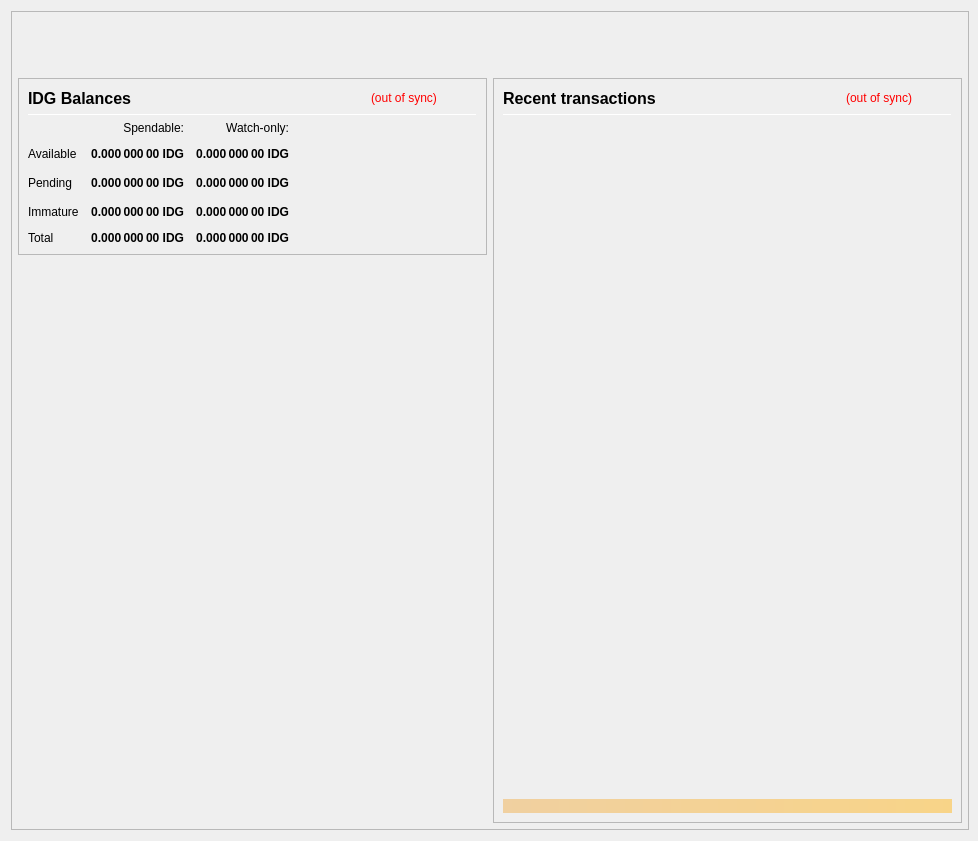
<?xml version="1.0" encoding="UTF-8"?>
<ui version="4.0">
 <class>OverviewPage</class>
 <widget class="QWidget" name="OverviewPage">
  <property name="geometry">
   <rect>
    <x>0</x>
    <y>0</y>
    <width>978</width>
    <height>841</height>
   </rect>
  </property>
  <property name="minimumSize">
   <size>
    <width>960</width>
    <height>682</height>
   </size>
  </property>
  <property name="font">
   <font>
    <weight>50</weight>
    <bold>false</bold>
   </font>
  </property>
  <property name="windowTitle">
   <string>Form</string>
  </property>
  <layout class="QVBoxLayout" name="topLayout" stretch="0">
   <property name="rightMargin">
    <number>9</number>
   </property>
   <item>
    <widget class="QFrame" name="frame_BG">
     <property name="minimumSize">
      <size>
       <width>850</width>
       <height>610</height>
      </size>
     </property>
     <property name="maximumSize">
      <size>
       <width>16777215</width>
       <height>16777215</height>
      </size>
     </property>
     <property name="frameShape">
      <enum>QFrame::StyledPanel</enum>
     </property>
     <property name="frameShadow">
      <enum>QFrame::Raised</enum>
     </property>
     <layout class="QVBoxLayout" name="verticalLayout_3" stretch="0">
      <property name="leftMargin">
       <number>0</number>
      </property>
      <property name="topMargin">
       <number>0</number>
      </property>
      <property name="rightMargin">
       <number>0</number>
      </property>
      <property name="bottomMargin">
       <number>6</number>
      </property>
      <item>
       <layout class="QVBoxLayout" name="verticalLayout_Master" stretch="0,1">
        <property name="leftMargin">
         <number>0</number>
        </property>
        <property name="topMargin">
         <number>0</number>
        </property>
        <property name="rightMargin">
         <number>0</number>
        </property>
        <property name="bottomMargin">
         <number>0</number>
        </property>
        <item>
         <widget class="QFrame" name="frame_Header">
          <layout class="QVBoxLayout" name="verticalLayout_Header" stretch="0">
           <property name="leftMargin">
            <number>0</number>
           </property>
           <property name="topMargin">
            <number>0</number>
           </property>
           <property name="rightMargin">
            <number>0</number>
           </property>
           <property name="bottomMargin">
            <number>0</number>
           </property>
           <item>
            <layout class="QHBoxLayout" name="horizontalLayout_Header" stretch="1,0">
             <property name="spacing">
              <number>6</number>
             </property>
             <item>
              <spacer name="horizontalSpacer_Header">
               <property name="orientation">
                <enum>Qt::Horizontal</enum>
               </property>
               <property name="sizeHint" stdset="0">
                <size>
                 <width>40</width>
                 <height>20</height>
                </size>
               </property>
              </spacer>
             </item>
             <item>
              <widget class="QLabel" name="labelOverviewHeaderRight">
               <property name="minimumSize">
                <size>
                 <width>464</width>
                 <height>60</height>
                </size>
               </property>
               <property name="maximumSize">
                <size>
                 <width>16777215</width>
                 <height>60</height>
                </size>
               </property>
               <property name="font">
                <font>
                 <pointsize>14</pointsize>
                </font>
               </property>
               <property name="text">
                <string/>
               </property>
               <property name="alignment">
                <set>Qt::AlignRight|Qt::AlignTrailing|Qt::AlignVCenter</set>
               </property>
              </widget>
             </item>
            </layout>
           </item>
          </layout>
         </widget>
        </item>
        <item>
         <widget class="QFrame" name="frame_Content">
          <layout class="QVBoxLayout" name="verticalLayout_Content">
           <property name="leftMargin">
            <number>6</number>
           </property>
           <property name="topMargin">
            <number>0</number>
           </property>
           <property name="rightMargin">
            <number>6</number>
           </property>
           <property name="bottomMargin">
            <number>0</number>
           </property>
           <item>
            <layout class="QHBoxLayout" name="horizontalLayout_Content" stretch="1,1">
             <property name="spacing">
              <number>6</number>
             </property>
             <item>
              <layout class="QVBoxLayout" name="verticalLayout_left" stretch="0,0">
               <item>
                <widget class="QFrame" name="frameBalances">
                 <property name="frameShape">
                  <enum>QFrame::StyledPanel</enum>
                 </property>
                 <property name="frameShadow">
                  <enum>QFrame::Raised</enum>
                 </property>
                 <layout class="QVBoxLayout" name="verticalLayout_4">
                  <item>
                   <layout class="QHBoxLayout" name="hlBalancesHeader" stretch="2,0,0">
                    <property name="spacing">
                     <number>6</number>
                    </property>
                    <item>
                     <widget class="QLabel" name="labelBalances">
                      <property name="minimumSize">
                       <size>
                        <width>0</width>
                        <height>0</height>
                       </size>
                      </property>
                      <property name="font">
                       <font>
                        <pointsize>12</pointsize>
                        <weight>75</weight>
                        <bold>true</bold>
                       </font>
                      </property>
                      <property name="text">
                       <string>IDG Balances</string>
                      </property>
                     </widget>
                    </item>
                    <item>
                     <widget class="QLabel" name="labelWalletStatus">
                      <property name="cursor">
                       <cursorShape>WhatsThisCursor</cursorShape>
                      </property>
                      <property name="toolTip">
                       <string>The displayed information may be out of date. Your wallet automatically synchronizes with the Indigen network after a connection is established, but this process has not completed yet.</string>
                      </property>
                      <property name="styleSheet">
                       <string notr="true">QLabel { color: red; }</string>
                      </property>
                      <property name="text">
                       <string notr="true">(out of sync)</string>
                      </property>
                      <property name="alignment">
                       <set>Qt::AlignLeading|Qt::AlignLeft|Qt::AlignVCenter</set>
                      </property>
                     </widget>
                    </item>
                    <item>
                     <spacer name="hsBalancesHeader">
                      <property name="orientation">
                       <enum>Qt::Horizontal</enum>
                      </property>
                      <property name="sizeHint" stdset="0">
                       <size>
                        <width>40</width>
                        <height>20</height>
                       </size>
                      </property>
                     </spacer>
                    </item>
                   </layout>
                  </item>
                  <item>
                   <widget class="Line" name="lineBalances">
                    <property name="minimumSize">
                     <size>
                      <width>0</width>
                      <height>1</height>
                     </size>
                    </property>
                    <property name="maximumSize">
                     <size>
                      <width>16777215</width>
                      <height>1</height>
                     </size>
                    </property>
                    <property name="orientation">
                     <enum>Qt::Horizontal</enum>
                    </property>
                   </widget>
                  </item>
                  <item>
                   <layout class="QGridLayout" name="gridLayout">
                    <property name="spacing">
                     <number>12</number>
                    </property>
                    <item row="2" column="2">
                     <widget class="QLabel" name="labelWatchPending">
                      <property name="font">
                       <font>
                        <weight>75</weight>
                        <bold>true</bold>
                       </font>
                      </property>
                      <property name="cursor">
                       <cursorShape>ArrowCursor</cursorShape>
                      </property>
                      <property name="toolTip">
                       <string>Unconfirmed transactions to watch-only addresses</string>
                      </property>
                      <property name="text">
                       <string notr="true">0.000 000 00 IDG</string>
                      </property>
                      <property name="alignment">
                       <set>Qt::AlignRight|Qt::AlignTrailing|Qt::AlignVCenter</set>
                      </property>
                      <property name="textInteractionFlags">
                       <set>Qt::NoTextInteraction</set>
                      </property>
                     </widget>
                    </item>
                    <item row="2" column="1">
                     <widget class="QLabel" name="labelUnconfirmed">
                      <property name="font">
                       <font>
                        <weight>75</weight>
                        <bold>true</bold>
                       </font>
                      </property>
                      <property name="cursor">
                       <cursorShape>ArrowCursor</cursorShape>
                      </property>
                      <property name="toolTip">
                       <string>Total of transactions that have yet to be confirmed, and do not yet count toward the spendable balance</string>
                      </property>
                      <property name="text">
                       <string notr="true">0.000 000 00 IDG</string>
                      </property>
                      <property name="alignment">
                       <set>Qt::AlignRight|Qt::AlignTrailing|Qt::AlignVCenter</set>
                      </property>
                      <property name="textInteractionFlags">
                       <set>Qt::NoTextInteraction</set>
                      </property>
                     </widget>
                    </item>
                    <item row="3" column="2">
                     <widget class="QLabel" name="labelWatchImmature">
                      <property name="font">
                       <font>
                        <weight>75</weight>
                        <bold>true</bold>
                       </font>
                      </property>
                      <property name="cursor">
                       <cursorShape>ArrowCursor</cursorShape>
                      </property>
                      <property name="toolTip">
                       <string>Staked or masternode rewards in watch-only addresses that has not yet matured</string>
                      </property>
                      <property name="text">
                       <string notr="true">0.000 000 00 IDG</string>
                      </property>
                      <property name="alignment">
                       <set>Qt::AlignRight|Qt::AlignTrailing|Qt::AlignVCenter</set>
                      </property>
                      <property name="textInteractionFlags">
                       <set>Qt::NoTextInteraction</set>
                      </property>
                     </widget>
                    </item>
                    <item row="4" column="0">
                     <widget class="QLabel" name="labelTotalText">
                      <property name="text">
                       <string>Total</string>
                      </property>
                      <property name="textInteractionFlags">
                       <set>Qt::NoTextInteraction</set>
                      </property>
                     </widget>
                    </item>
                    <item row="3" column="1">
                     <widget class="QLabel" name="labelImmature">
                      <property name="font">
                       <font>
                        <weight>75</weight>
                        <bold>true</bold>
                       </font>
                      </property>
                      <property name="cursor">
                       <cursorShape>ArrowCursor</cursorShape>
                      </property>
                      <property name="toolTip">
                       <string>Staked or masternode rewards that has not yet matured</string>
                      </property>
                      <property name="text">
                       <string notr="true">0.000 000 00 IDG</string>
                      </property>
                      <property name="alignment">
                       <set>Qt::AlignRight|Qt::AlignTrailing|Qt::AlignVCenter</set>
                      </property>
                      <property name="textInteractionFlags">
                       <set>Qt::NoTextInteraction</set>
                      </property>
                     </widget>
                    </item>
                    <item row="2" column="3">
                     <spacer name="hsBalances">
                      <property name="orientation">
                       <enum>Qt::Horizontal</enum>
                      </property>
                      <property name="sizeHint" stdset="0">
                       <size>
                        <width>40</width>
                        <height>20</height>
                       </size>
                      </property>
                     </spacer>
                    </item>
                    <item row="3" column="0">
                     <widget class="QLabel" name="labelImmatureText">
                      <property name="text">
                       <string>Immature</string>
                      </property>
                      <property name="textInteractionFlags">
                       <set>Qt::NoTextInteraction</set>
                      </property>
                     </widget>
                    </item>
                    <item row="4" column="1">
                     <widget class="QLabel" name="labelTotal">
                      <property name="font">
                       <font>
                        <weight>75</weight>
                        <bold>true</bold>
                       </font>
                      </property>
                      <property name="cursor">
                       <cursorShape>ArrowCursor</cursorShape>
                      </property>
                      <property name="toolTip">
                       <string>Your current total balance</string>
                      </property>
                      <property name="text">
                       <string notr="true">0.000 000 00 IDG</string>
                      </property>
                      <property name="alignment">
                       <set>Qt::AlignRight|Qt::AlignTrailing|Qt::AlignVCenter</set>
                      </property>
                      <property name="textInteractionFlags">
                       <set>Qt::NoTextInteraction</set>
                      </property>
                     </widget>
                    </item>
                    <item row="4" column="2">
                     <widget class="QLabel" name="labelWatchTotal">
                      <property name="font">
                       <font>
                        <weight>75</weight>
                        <bold>true</bold>
                       </font>
                      </property>
                      <property name="cursor">
                       <cursorShape>ArrowCursor</cursorShape>
                      </property>
                      <property name="toolTip">
                       <string>Current total balance in watch-only addresses</string>
                      </property>
                      <property name="text">
                       <string notr="true">0.000 000 00 IDG</string>
                      </property>
                      <property name="alignment">
                       <set>Qt::AlignRight|Qt::AlignTrailing|Qt::AlignVCenter</set>
                      </property>
                      <property name="textInteractionFlags">
                       <set>Qt::NoTextInteraction</set>
                      </property>
                     </widget>
                    </item>
                    <item row="0" column="2">
                     <widget class="QLabel" name="labelWatchonly">
                      <property name="text">
                       <string>Watch-only:</string>
                      </property>
                      <property name="alignment">
                       <set>Qt::AlignRight|Qt::AlignTrailing|Qt::AlignVCenter</set>
                      </property>
                     </widget>
                    </item>
                    <item row="1" column="0">
                     <widget class="QLabel" name="labelBalanceText">
                      <property name="text">
                       <string>Available</string>
                      </property>
                      <property name="textInteractionFlags">
                       <set>Qt::NoTextInteraction</set>
                      </property>
                     </widget>
                    </item>
                    <item row="1" column="1">
                     <widget class="QLabel" name="labelBalance">
                      <property name="font">
                       <font>
                        <weight>75</weight>
                        <bold>true</bold>
                       </font>
                      </property>
                      <property name="cursor">
                       <cursorShape>ArrowCursor</cursorShape>
                      </property>
                      <property name="toolTip">
                       <string>Your current spendable balance</string>
                      </property>
                      <property name="text">
                       <string notr="true">0.000 000 00 IDG</string>
                      </property>
                      <property name="alignment">
                       <set>Qt::AlignRight|Qt::AlignTrailing|Qt::AlignVCenter</set>
                      </property>
                      <property name="textInteractionFlags">
                       <set>Qt::NoTextInteraction</set>
                      </property>
                     </widget>
                    </item>
                    <item row="1" column="2">
                     <widget class="QLabel" name="labelWatchAvailable">
                      <property name="font">
                       <font>
                        <weight>75</weight>
                        <bold>true</bold>
                       </font>
                      </property>
                      <property name="cursor">
                       <cursorShape>ArrowCursor</cursorShape>
                      </property>
                      <property name="toolTip">
                       <string>Your current balance in watch-only addresses</string>
                      </property>
                      <property name="text">
                       <string notr="true">0.000 000 00 IDG</string>
                      </property>
                      <property name="alignment">
                       <set>Qt::AlignRight|Qt::AlignTrailing|Qt::AlignVCenter</set>
                      </property>
                      <property name="textInteractionFlags">
                       <set>Qt::NoTextInteraction</set>
                      </property>
                     </widget>
                    </item>
                    <item row="2" column="0">
                     <widget class="QLabel" name="labelPendingText">
                      <property name="text">
                       <string>Pending</string>
                      </property>
                      <property name="textInteractionFlags">
                       <set>Qt::NoTextInteraction</set>
                      </property>
                     </widget>
                    </item>
                    <item row="0" column="1">
                     <widget class="QLabel" name="labelSpendable">
                      <property name="text">
                       <string>Spendable:</string>
                      </property>
                      <property name="alignment">
                       <set>Qt::AlignRight|Qt::AlignTrailing|Qt::AlignVCenter</set>
                      </property>
                     </widget>
                    </item>
                   </layout>
                  </item>
                 </layout>
                </widget>
               </item>
               <item>
                <spacer name="verticalSpacer">
                 <property name="orientation">
                  <enum>Qt::Vertical</enum>
                 </property>
                 <property name="sizeHint" stdset="0">
                  <size>
                   <width>20</width>
                   <height>40</height>
                  </size>
                 </property>
                </spacer>
               </item>
              </layout>
             </item>
             <item>
              <layout class="QVBoxLayout" name="verticalLayout_right" stretch="1">
               <item>
                <widget class="QFrame" name="frame_RecentTransactions">
                 <property name="minimumSize">
                  <size>
                   <width>0</width>
                   <height>0</height>
                  </size>
                 </property>
                 <property name="frameShape">
                  <enum>QFrame::StyledPanel</enum>
                 </property>
                 <property name="frameShadow">
                  <enum>QFrame::Raised</enum>
                 </property>
                 <layout class="QVBoxLayout" name="verticalLayout_1" stretch="0,0,0,0,0">
                  <item>
                   <layout class="QHBoxLayout" name="horizontalLayout_2" stretch="2,0,0">
                    <property name="spacing">
                     <number>3</number>
                    </property>
                    <item>
                     <widget class="QLabel" name="label_4">
                      <property name="minimumSize">
                       <size>
                        <width>0</width>
                        <height>20</height>
                       </size>
                      </property>
                      <property name="font">
                       <font>
                        <pointsize>12</pointsize>
                        <weight>75</weight>
                        <bold>true</bold>
                       </font>
                      </property>
                      <property name="text">
                       <string>Recent transactions</string>
                      </property>
                     </widget>
                    </item>
                    <item>
                     <widget class="QLabel" name="labelTransactionsStatus">
                      <property name="cursor">
                       <cursorShape>WhatsThisCursor</cursorShape>
                      </property>
                      <property name="toolTip">
                       <string>The displayed information may be out of date. Your wallet automatically synchronizes with the Indigen network after a connection is established, but this process has not completed yet.</string>
                      </property>
                      <property name="styleSheet">
                       <string notr="true">QLabel { color: red; }</string>
                      </property>
                      <property name="text">
                       <string notr="true">(out of sync)</string>
                      </property>
                      <property name="alignment">
                       <set>Qt::AlignRight|Qt::AlignTrailing|Qt::AlignVCenter</set>
                      </property>
                     </widget>
                    </item>
                    <item>
                     <spacer name="horizontalSpacer">
                      <property name="orientation">
                       <enum>Qt::Horizontal</enum>
                      </property>
                      <property name="sizeHint" stdset="0">
                       <size>
                        <width>40</width>
                        <height>20</height>
                       </size>
                      </property>
                     </spacer>
                    </item>
                   </layout>
                  </item>
                  <item>
                   <widget class="Line" name="line">
                    <property name="minimumSize">
                     <size>
                      <width>0</width>
                      <height>1</height>
                     </size>
                    </property>
                    <property name="maximumSize">
                     <size>
                      <width>16777215</width>
                      <height>1</height>
                     </size>
                    </property>
                    <property name="orientation">
                     <enum>Qt::Horizontal</enum>
                    </property>
                   </widget>
                  </item>
                  <item>
                   <widget class="QListView" name="listTransactions">
                    <property name="minimumSize">
                     <size>
                      <width>0</width>
                      <height>0</height>
                     </size>
                    </property>
                    <property name="styleSheet">
                     <string notr="true">QListView { background: transparent; }</string>
                    </property>
                    <property name="frameShape">
                     <enum>QFrame::NoFrame</enum>
                    </property>
                    <property name="verticalScrollBarPolicy">
                     <enum>Qt::ScrollBarAlwaysOff</enum>
                    </property>
                    <property name="horizontalScrollBarPolicy">
                     <enum>Qt::ScrollBarAlwaysOff</enum>
                    </property>
                    <property name="selectionMode">
                     <enum>QAbstractItemView::NoSelection</enum>
                    </property>
                   </widget>
                  </item>
                  <item>
                   <spacer name="verticalSpacer_2">
                    <property name="orientation">
                     <enum>Qt::Vertical</enum>
                    </property>
                    <property name="sizeType">
                     <enum>QSizePolicy::Expanding</enum>
                    </property>
                    <property name="sizeHint" stdset="0">
                     <size>
                      <width>20</width>
                      <height>40</height>
                     </size>
                    </property>
                   </spacer>
                  </item>
                  <item>
                   <widget class="QLabel" name="labelAlerts">
                    <property name="maximumSize">
                     <size>
                      <width>16777215</width>
                      <height>16777215</height>
                     </size>
                    </property>
                    <property name="styleSheet">
                     <string notr="true">background-color: qlineargradient(x1: 0, y1: 0, x2: 1, y2: 0, stop:0 #F0D0A0, stop:1 #F8D488); color:#000000;</string>
                    </property>
                    <property name="text">
                     <string/>
                    </property>
                    <property name="wordWrap">
                     <bool>true</bool>
                    </property>
                    <property name="margin">
                     <number>3</number>
                    </property>
                   </widget>
                  </item>
                 </layout>
                </widget>
               </item>
              </layout>
             </item>
            </layout>
           </item>
          </layout>
         </widget>
        </item>
       </layout>
      </item>
     </layout>
    </widget>
   </item>
  </layout>
 </widget>
 <resources/>
 <connections/>
</ui>
